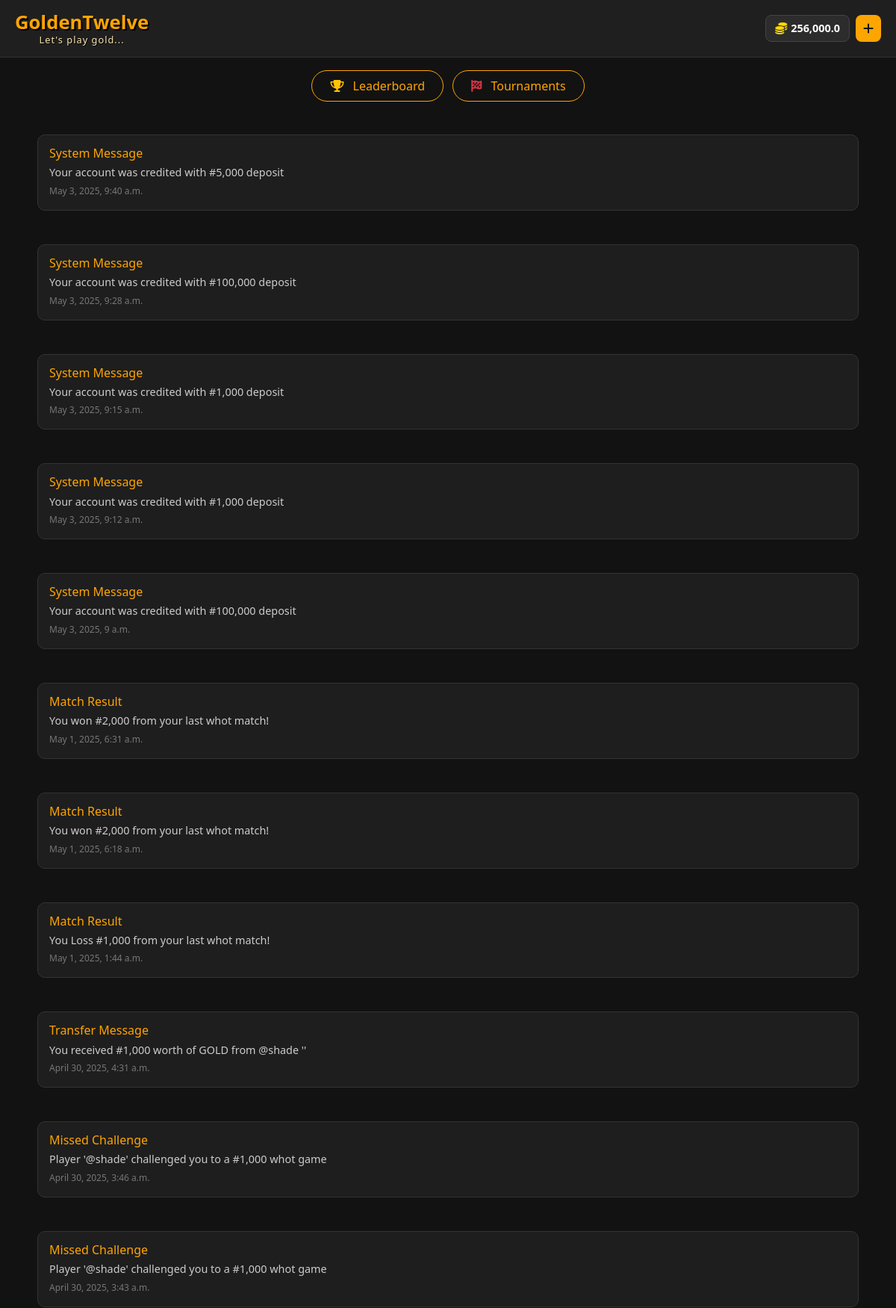
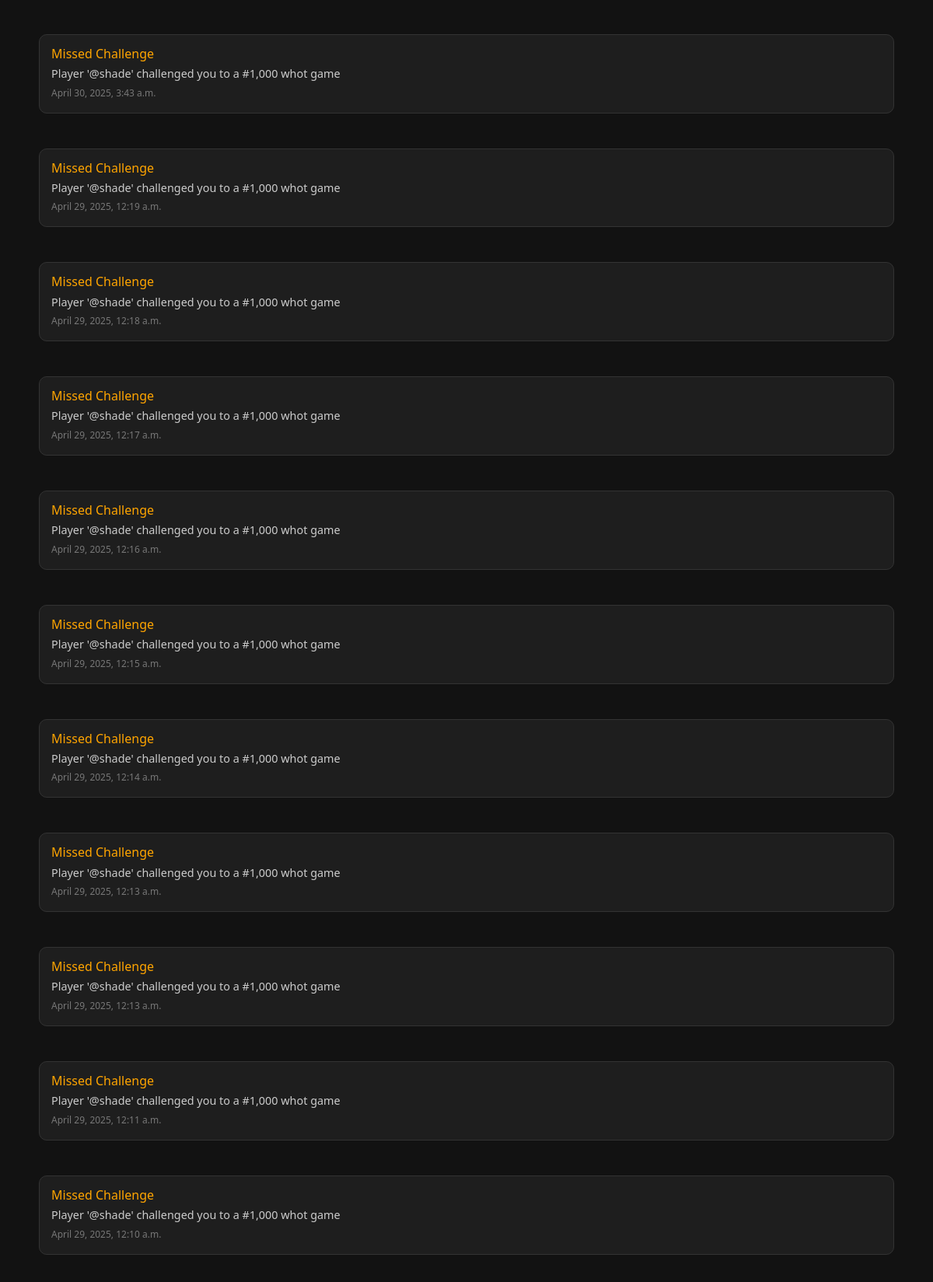
Screenshot of /notifications (signed in, upper part) with the database file from the repository (2 pictures, top to bottom).
### main/models.py (models this page shows, shortened)
class Notifications(models.Model):
    notification_type = models.CharField(max_length=1000,null=True,blank=True)
    notification_message = models.TextField(default=None, null=True, blank=True)
    notification_time = models.DateTimeField(auto_now_add=True)
    is_seen = models.BooleanField(default=False,null=True,blank=True)

### main/views.py (the view)
# urls.py: path("notifications",NotificationsAlertsPage.as_view(),name="notification_alerts_page"),
class NotificationsAlertsPage(View):
    def get(self,request):
        if request.user.is_authenticated:
            user_id = request.user.id
            username = request.user.username
            get_member = Members.objects.get(id=int(user_id))
            get_member_balance = get_member.balance
            get_member_notifications = get_member.notifications.all()
            for i in get_member_notifications:
                update_seen_notification = Notifications.objects.select_for_update().filter(id=int(i.id))
                update_seen_notification.update(
                    is_seen = True
                )
            if not get_member.is_available:
                update_member = Members.objects.filter(id=user_id).update(
                    can_transfer= True
                )
            update_member = Members.objects.select_for_update().filter(id=int(user_id))
            update_member.update(
                deposit_in_progress=True,
            )
            context = {
                "username":username,
                "balance":"{:,}".format(get_member_balance),
                "notifications":get_member_notifications
            }
            return render(request,"notifications.html",context)
        else:
            return redirect("index_page")

### templates/notifications.html (shortened to what this page needs)
{% load static %}
<!DOCTYPE html>
<html lang="en">
<head>
  <link href="https://cdn.jsdelivr.net/npm/bootstrap@5.3.2/dist/css/bootstrap.min.css" rel="stylesheet"/>
  <link href="https://cdnjs.cloudflare.com/ajax/libs/font-awesome/6.4.0/css/all.min.css" rel="stylesheet"/>
</head>
<body>
  <div class="navbar">
    <div class="navbar-brand">
      GoldenTwelve
      <small class="slogan text-center">Let's play gold...</small>
    </div>
    <div class="balance-section">
      <div class="balance-box">
        <i class="fas fa-coins gold-icon"></i> {{balance}}
      </div>
      <button class="add-money-icon" data-bs-toggle="modal" data-bs-target="#depositModal" title="Add Money">
        <i class="fas fa-plus"></i>
      </button>
    </div>
  </div>
  <div class="container text-center my-4">
    <button class="btn btn-outline-light me-2 px-4 py-2 rounded-pill" onclick="leaderboardPage()">
      <i class="fas fa-trophy me-2 text-warning"></i> Leaderboard
    </button>
    <button class="btn btn-outline-light px-4 py-2 rounded-pill" onclick="tournamentsPage()">
      <i class="fas fa-flag-checkered me-2 text-danger"></i> Tournaments
    </button>
  </div>
  {% if notifications %}
    {% for i in notifications reversed %}
    <div class="notification-list container">
          {% if i.notification_type == "Transfer_Message" %}
            <div class="notification-card">
              <h6>Transfer Message</h6>
              <p>{{i.notification_message}}</p>
              <time class="time-ago" datetime="{{ i.notification_time|date:'c' }}" title="{{ i.notification_time }}">{{ i.notification_time }}</time>
            </div>
          {% elif i.notification_type == "Missed_Challenge" %}
            <div class="notification-card">
              <h6>Missed Challenge</h6>
              <p>{{i.notification_message}}</p>
              <time class="time-ago" datetime="{{ i.notification_time|date:'c' }}" title="{{ i.notification_time }}">{{ i.notification_time }}</time>
            </div>
          {% elif i.notification_type == "Match_Result" %}
            <div class="notification-card">
              <h6>Match Result</h6>
              <p>{{i.notification_message}}</p>
              <time class="time-ago" datetime="{{ i.notification_time|date:'c' }}" title="{{ i.notification_time }}">{{ i.notification_time }}</time>
            </div>
          {% elif i.notification_type == "System_Message" %}
              <div class="notification-card">
                <h6>System Message</h6>
                <p>{{i.notification_message}}</p>
                <time class="time-ago" datetime="{{ i.notification_time|date:'c' }}" title="{{ i.notification_time }}">{{ i.notification_time }}</time>
              </div>
          {% endif %}
      </div>
    {% endfor %}
  {% endif %}
</body>
</html>

### templates/notifications.html (style rules this page uses)
body { background-color: #121212; color: #fff; font-family: 'Segoe UI', sans-serif; padding-top: 70px; padding-bottom: 80px; }
.navbar { position: fixed; top: 0; left: 0; right: 0; background-color: #1f1f1f; border-bottom: 1px solid #333; z-index: 1000; padding: 10px 20px; display: flex; justify-content: space-between; align-items: center; }
.navbar-brand { font-size: 1.6rem; font-weight: bold; color: orange; text-shadow: 2px 2px #000; display: flex; flex-direction: column; line-height: 1.2; }
.navbar-brand .slogan { font-size: 0.8rem; font-weight: 500; color: #ffe6b3; text-shadow: 1px 1px #000; animation: fadeInGlow 3s ease-in-out infinite alternate; letter-spacing: 1px; }
.balance-box { background-color: #2c2c2c; color: #fff; font-weight: bold; border: 1px solid #444; border-radius: 8px; padding: 6px 12px; font-size: 0.9rem; display: flex; align-items: center; gap: 5px; }
.gold-icon { animation: spin 3s linear infinite; font-size: 1rem; color: gold; }
.add-money-icon { background-color: orange; border: none; color: #121212; padding: 6px 10px; border-radius: 8px; font-size: 1rem; transition: 0.3s; }
.balance-section { display: flex; align-items: center; gap: 8px; }
.notification-list { padding: 20px; }
.notification-card { background-color: #1e1e1e; border: 1px solid #333; border-radius: 10px; padding: 15px; margin-bottom: 5px; }
.notification-card h6 { color: orange; margin-bottom: 5px; }
.notification-card p { margin: 0; color: #ccc; font-size: 0.9rem; }
.notification-card time { color: #777; font-size: 0.75rem; }
.btn-outline-light { border: 1px solid orange; color: orange; background-color: transparent; transition: 0.3s ease-in-out; }

### rows the page displays
Notifications: notification_message "Your account was credited with #5,000 deposit", notification_time "May 3, 2025, 9:40 a.m."
Notifications: notification_message "Your account was credited with #100,000 deposit", notification_time "May 3, 2025, 9:28 a.m."
Notifications: notification_message "Your account was credited with #1,000 deposit", notification_time "May 3, 2025, 9:15 a.m."
Notifications: notification_message "Your account was credited with #1,000 deposit", notification_time "May 3, 2025, 9:12 a.m."
Notifications: notification_message "Your account was credited with #100,000 deposit", notification_time "May 3, 2025, 9 a.m."
Notifications: notification_message "You won #2,000 from your last whot match!", notification_time "May 1, 2025, 6:31 a.m."
Notifications: notification_message "You won #2,000 from your last whot match!", notification_time "May 1, 2025, 6:18 a.m."
Notifications: notification_message "You Loss #1,000 from your last whot match!", notification_time "May 1, 2025, 1:44 a.m."
Notifications: notification_message "You received #1,000 worth of GOLD from @shade ''", notification_time "April 30, 2025, 4:31 a.m."
Notifications: notification_message "Player '@shade' challenged you to a #1,000 whot game", notification_time "April 30, 2025, 3:46 a.m."
Notifications: notification_message "Player '@shade' challenged you to a #1,000 whot game", notification_time "April 30, 2025, 3:43 a.m."
Notifications: notification_message "Player '@shade' challenged you to a #1,000 whot game", notification_time "April 30, 2025, 3:43 a.m."
Notifications: notification_message "Player '@shade' challenged you to a #1,000 whot game", notification_time "April 29, 2025, 12:19 a.m."
Notifications: notification_message "Player '@shade' challenged you to a #1,000 whot game", notification_time "April 29, 2025, 12:18 a.m."
Notifications: notification_message "Player '@shade' challenged you to a #1,000 whot game", notification_time "April 29, 2025, 12:17 a.m."
Notifications: notification_message "Player '@shade' challenged you to a #1,000 whot game", notification_time "April 29, 2025, 12:16 a.m."
Notifications: notification_message "Player '@shade' challenged you to a #1,000 whot game", notification_time "April 29, 2025, 12:15 a.m."
Notifications: notification_message "Player '@shade' challenged you to a #1,000 whot game", notification_time "April 29, 2025, 12:14 a.m."
Notifications: notification_message "Player '@shade' challenged you to a #1,000 whot game", notification_time "April 29, 2025, 12:13 a.m."
Notifications: notification_message "Player '@shade' challenged you to a #1,000 whot game", notification_time "April 29, 2025, 12:13 a.m."
Notifications: notification_message "Player '@shade' challenged you to a #1,000 whot game", notification_time "April 29, 2025, 12:11 a.m."
Notifications: notification_message "Player '@shade' challenged you to a #1,000 whot game", notification_time "April 29, 2025, 12:10 a.m."

### other values shown
{{ balance }} "256,000.0"
